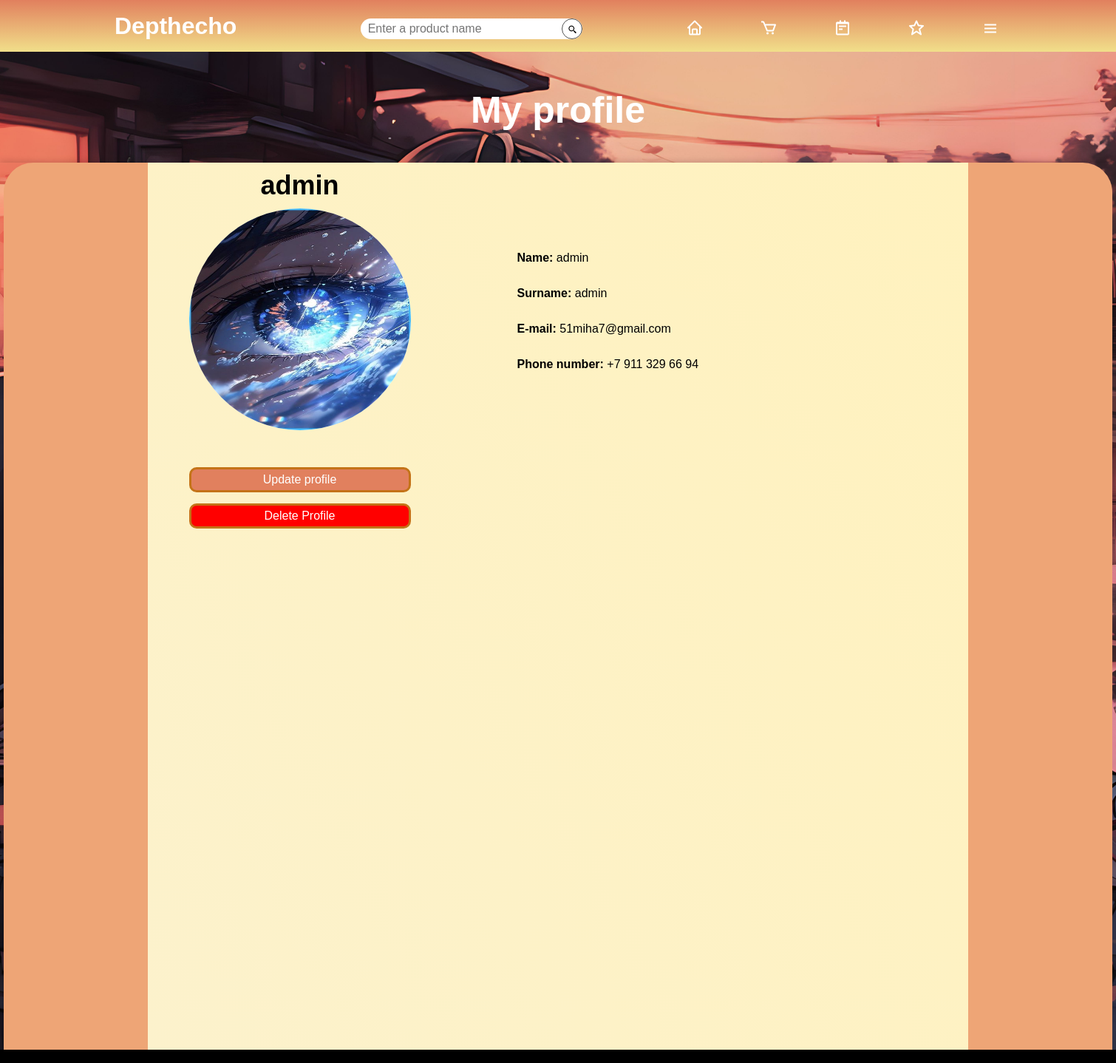
The app's page /profile/ (signed in), older data.
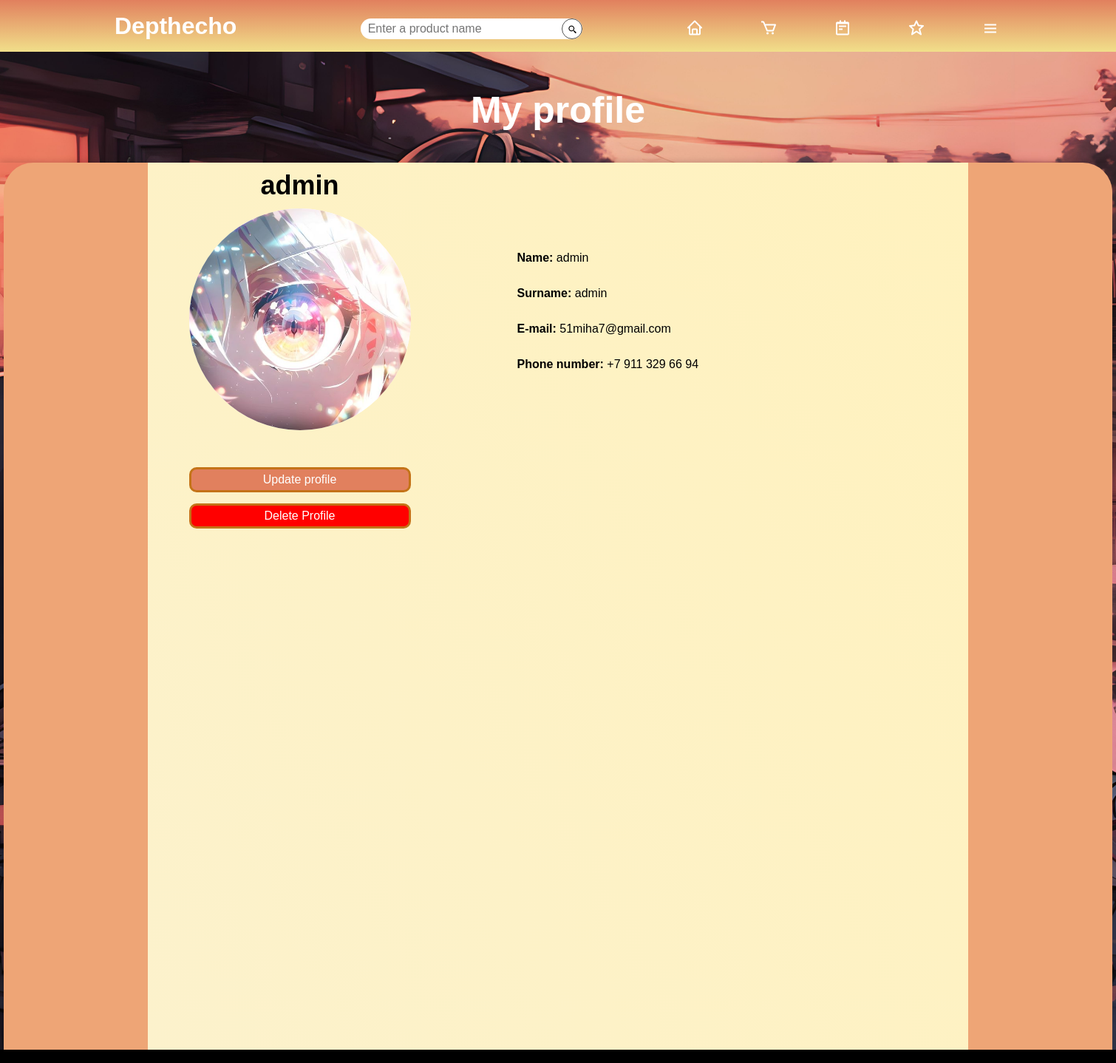
The same page, newer data.
### user_profile/models.py (models this page shows, shortened)
class UserProfile(models.Model):
    user = models.OneToOneField(CustomUser, on_delete=models.CASCADE, related_name='profile')
    username = models.CharField(max_length=150, unique=True)
    first_name = models.CharField(max_length=50, default="-")
    last_name = models.CharField(max_length=50, default="-")
    email = models.EmailField()
    avatar = models.ImageField(upload_to='avatars/', null=True, blank=True, default='avatars/default.png')
    phone_number = models.CharField(max_length=20, null=True, blank=True, default="-")

### user_profile/views.py (the view)
# urls.py: path('profile/', views.profile, name='profile'),
@login_required(login_url='login-page')
def profile(request):
    user = request.user
    try:
        profile = UserProfile.objects.get(user=user)
    except UserProfile.DoesNotExist:
        profile = None
    return render(request, 'user_profile/profile.html', {'profile': profile})

### user_profile/templates/user_profile/profile.html (shortened to what this page needs)
{% extends 'mainpage/base.html' %}
{% load static %}
{% block content %}
{% include 'mainpage/main_header.html' %}
<div class="profile-page-body">
    <div class="empty-space">
        <h1 class="store-header">
            My profile
        </h1>
    </div>
    <section class="profile-page-main">
        <div class="profile-page-content">
            <div class="profile-page-container">
                <div class="username-and-image">
                    <h1 class="profile-username">{{ user.username }}</h1>
                    {% if profile.avatar %}
                    <img class="profile-avatar" src="{{ profile.avatar.url }}" alt="profile avatar">
                    {% else %}
                    <img class="profile-avatar" src="{% static 'avatars/default.png' %}" alt="profile avatar">
                    {% endif %}
                    <a href="{% url 'update-profile' %}" class="update-profile">Update profile</a>
                    <a href="{% url 'delete-profile' %}" class="delete-profile">Delete Profile</a>
                </div>
                <div class="profile-information">
                    <p><strong>Name:</strong> {{ profile.first_name }}</p>
                    <p><strong>Surname:</strong> {{ profile.last_name }}</p>
                    <p><strong>E-mail:</strong> {{ profile.email }}</p>
                    <p><strong>Phone number:</strong> {{ profile.phone_number }}</p>
                </div>
            </div>
        </div>
    </section>
</div>
{% endblock %}

Row changes from the older to the newer data that the page shows:
changed UserProfile "admin": avatar: a different picture
